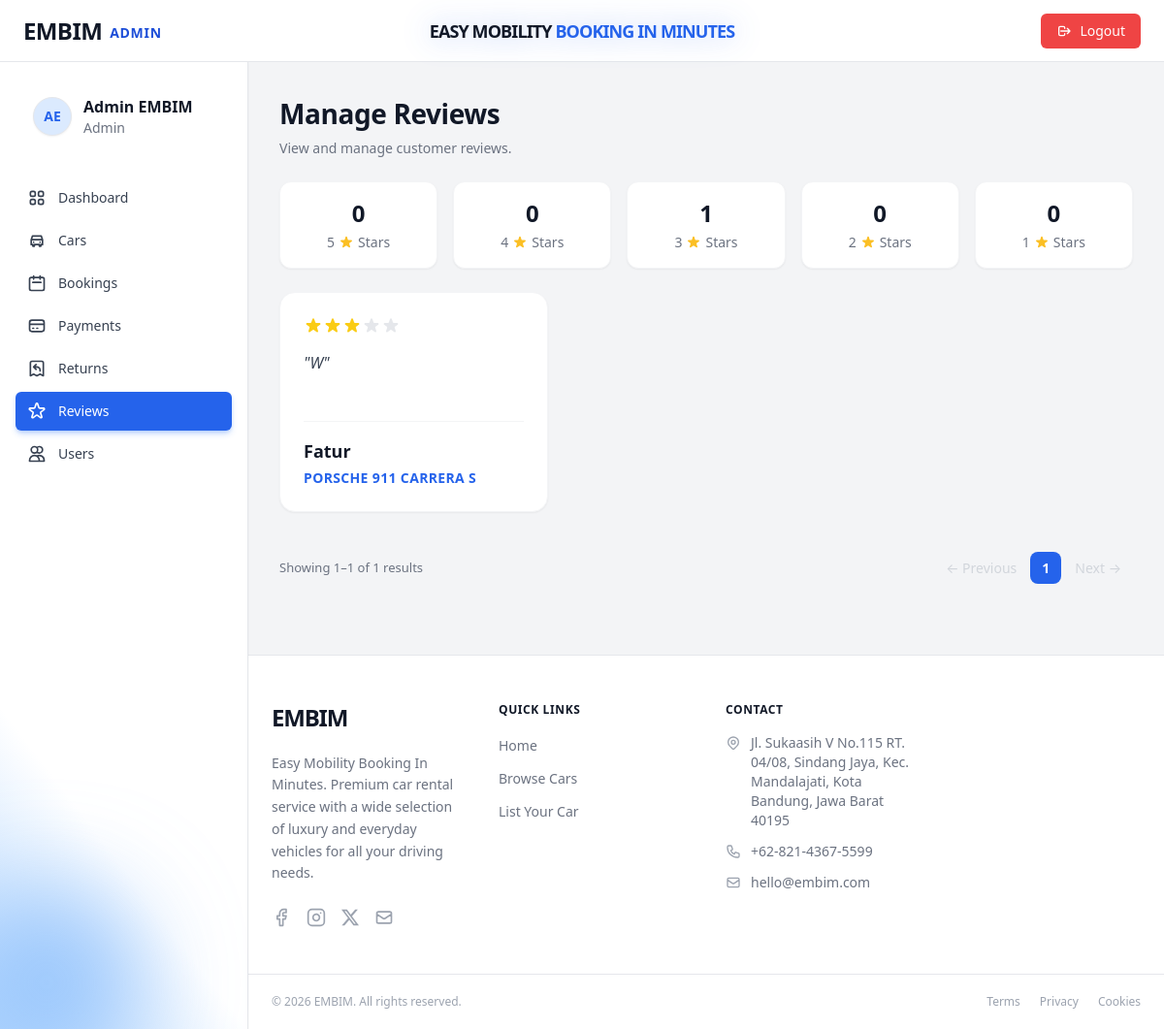
The app's page /admin/index.php?page=manage_reviews (signed in), older data.
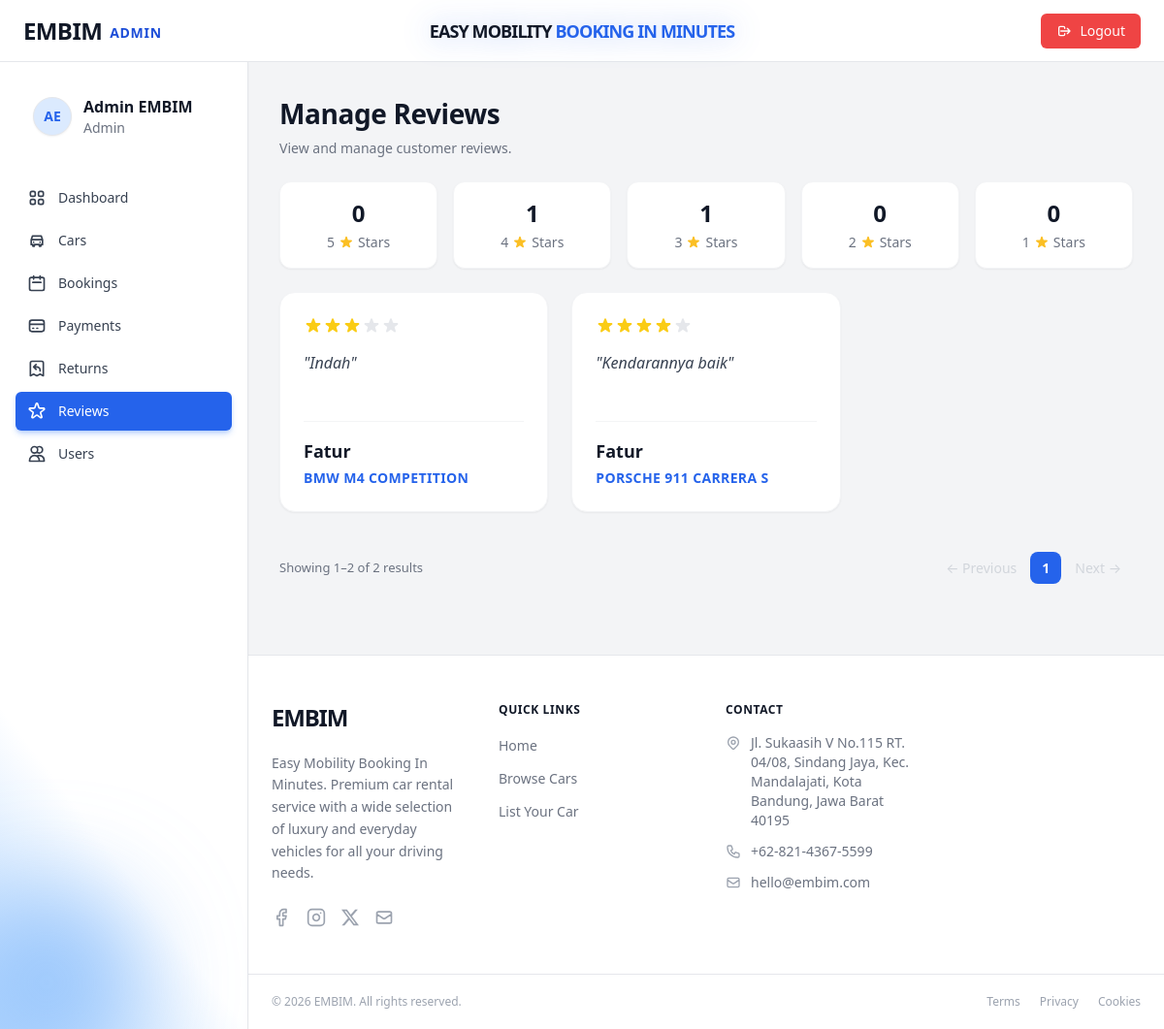
The same page, newer data.
### tables this page shows
CREATE TABLE `reviews` (
  `id` int(11) NOT NULL,
  `user_id` int(11) NOT NULL,
  `car_id` int(11) NOT NULL,
  `booking_id` int(11) NOT NULL COMMENT 'Satu booking hanya bisa review sekali',
  `rating` tinyint(4) NOT NULL DEFAULT 5,
  `comment` text DEFAULT NULL,
  `created_at` datetime NOT NULL DEFAULT current_timestamp()
);

CREATE TABLE `users` (
  `id` int(11) NOT NULL,
  `full_name` varchar(100) NOT NULL,
  `email` varchar(150) NOT NULL,
  `password` varchar(255) NOT NULL COMMENT 'bcrypt hash',
  `phone` varchar(20) DEFAULT NULL,
  `address` text DEFAULT NULL,
  `role` enum('admin','user') NOT NULL DEFAULT 'user',
  `photo_profile` varchar(100) DEFAULT NULL,
  `photo_ktp` varchar(100) DEFAULT NULL,
  `photo_sim` varchar(100) DEFAULT NULL,
  `created_at` datetime NOT NULL DEFAULT current_timestamp(),
  `updated_at` datetime NOT NULL DEFAULT current_timestamp() ON UPDATE current_timestamp()
);

### admin/controllers/AdminReviewController.php (called while the page is built, shortened)
<?php
require_once __DIR__ . '/../models/ReviewModel.php';
class AdminReviewController {
    private ReviewModel $model;
    public function __construct() {
        $this->model = new ReviewModel();
    }
    public function manageReviews(): void {
        $allReviews = $this->model->getAllReviews();
        $stats = [1 => 0, 2 => 0, 3 => 0, 4 => 0, 5 => 0];
        foreach ($allReviews as $r) {
            $rating = (int) $r['rating'];
            if (isset($stats[$rating])) {
                $stats[$rating]++;
            }
        }
        $filteredReviews = [];
        foreach ($allReviews as $r) {
            $filteredReviews[] = $r;
        }
        $total      = count($filteredReviews);
        $perPage    = 6;
        $totalPages = max(1, (int) ceil($total / $perPage));
        $currentPage = max(1, min($totalPages, (int) ($_GET['p'] ?? 1)));
        $offset     = ($currentPage - 1) * $perPage;
        $reviews = array_slice($filteredReviews, $offset, $perPage);
        $page = 'manage_reviews';
        require_once __DIR__ . '/../views/manage_reviews.php';
    }
}

### admin/index.php (called while the page is built, shortened)
<?php
    require_once __DIR__ . '/config/database.php';
    require_once __DIR__ . '/controllers/AdminReviewController.php';
    $page = $_GET['page'] ?? 'dashboard';
    match ($page) {
        'add_car'               => (new DashboardController())->addCar(),
        'edit_car'              => (new DashboardController())->editCar(),
        'delete_car'            => (new DashboardController())->deleteCar(),
        'manage_cars'           => (new DashboardController())->manageCars(),
        'manage_bookings'       => (new AdminBookingController())->manageBookings(),
        'manage_payments'       => (new DashboardController())->managePayments(),
        'export_payments'       => (new DashboardController())->exportPayments(),
        'payment_detail'        => (new DashboardController())->paymentDetail(),
        'edit_payment'          => (new DashboardController())->editPayment(),
        'booking_detail'        => (new AdminBookingController())->bookingDetail(),
        'edit_booking'          => (new AdminBookingController())->editBooking(),
        'delete_booking'        => (new AdminBookingController())->deleteBooking(),
        'manage_users'          => (new UserController())->manageUsers(),
        'manage_returns'        => (new AdminReturnController())->manageReturns(),
        'add_return'            => (new AdminReturnController())->addReturn(),
        'return_detail'         => (new AdminReturnController())->returnDetail(),
        'edit_return'           => (new AdminReturnController())->editReturn(),
        'delete_return'         => (new AdminReturnController())->deleteReturn(),
        'manage_reviews'        => (new AdminReviewController())->manageReviews(),
        'delete_review'         => (new AdminReviewController())->deleteReview(),
        'edit_profile'          => (new ProfileController())->editProfile(),
        'api_check_bookings'    => (new AdminBookingController())->checkNewBookings(),
        'api_check_cancelled_bookings' => (new AdminBookingController())->checkCancelledBookings(),
        default                 => (new DashboardController())->dashboard(),
    };

### admin/config/database.php (called while the page is built, shortened)
<?php
function getPDO(): PDO {
    static $pdo = null;
    if ($pdo === null) {
        $dsn = sprintf('mysql:host=%s;dbname=%s;charset=%s', DB_HOST, DB_NAME, DB_CHARSET);
        $pdo = new PDO($dsn, DB_USER, DB_PASS, [
            PDO::ATTR_ERRMODE            => PDO::ERRMODE_EXCEPTION,
            PDO::ATTR_DEFAULT_FETCH_MODE => PDO::FETCH_ASSOC,
            PDO::ATTR_EMULATE_PREPARES   => false,
        ]);
    }
    return $pdo;
}

### admin/models/ReviewModel.php (called while the page is built, shortened)
<?php
require_once __DIR__ . '/../config/database.php';
class ReviewModel {
    private PDO $pdo;
    public function __construct() {
        $this->pdo = getPDO();
    }
    public function getAllReviews(): array {
        $stmt = $this->pdo->prepare("
            SELECT
                r.id,
                r.rating,
                r.comment,
                r.created_at,
                u.full_name as customer_name,
                u.id as user_id,
                CONCAT(c.brand, ' ', c.model) as car_name
            FROM `reviews` r
            JOIN `users` u ON u.id = r.user_id
            JOIN `cars` c ON c.id = r.car_id
            ORDER BY r.created_at DESC
        ");
        $stmt->execute();
        return $stmt->fetchAll(PDO::FETCH_ASSOC);
    }
}

### admin/views/manage_reviews.php (the view, shortened to what the changed rows need)
<?php require_once __DIR__ . '/partials/layout_top.php'; ?>
<div class="space-y-6 pb-10">
  <div class="page-heading">
    <h1>Manage Reviews</h1>
  </div>
  <?php $fRating = $_GET['rating'] ?? ''; ?>
  <div class="grid grid-cols-2 md:grid-cols-5 gap-4">
    <?php for ($i = 5; $i >= 1; $i--): ?>
      <?php
        $isSel = ($fRating === (string)$i);
        $activeClass = $isSel ? 'border-amber-500 ring-2 ring-amber-200 shadow-[0_0_20px_rgba(245,158,11,0.2)] bg-white' : 'border-gray-100 hover:border-amber-300 hover:shadow-[0_0_20px_rgba(251,191,36,0.3)] hover:-translate-y-1 bg-white';
      ?>
      <div onclick="handleFilter('rating', '<?= $i ?>')" class="bg-white rounded-xl shadow-sm border p-4 flex flex-col items-center justify-center transition-all duration-300 cursor-pointer <?= $activeClass ?>">
        <div class="text-2xl font-black text-gray-900 mb-1"><?= $stats[$i] ?? 0 ?></div>
        <div class="flex items-center gap-1 text-sm text-gray-500 font-medium">
          <?= $i ?> Stars
        </div>
      </div>
    <?php endfor; ?>
  </div>
  <?php if (empty($reviews)): ?>
    <div class="bg-white rounded-2xl shadow-sm border border-gray-100 p-10 text-center text-gray-500">
      No reviews found.
    </div>
  <?php else: ?>
    <div class="grid grid-cols-1 md:grid-cols-2 lg:grid-cols-3 gap-6">
      <?php foreach ($reviews as $r): ?>
        <div class="bg-white border border-gray-100 rounded-2xl p-6 shadow-sm relative group hover:shadow-md transition-shadow">
          <div class="flex text-yellow-400 mb-4">
          </div>
          <div class="mb-6 min-h-[3rem]">
            <p class="text-gray-700 italic">"<?= htmlspecialchars($r['comment'] ?: 'No comment provided') ?>"</p>
          </div>
          <hr class="border-gray-100 mb-4" />
          <div>
            <div class="font-bold text-gray-900 text-lg mb-1">
              <?= htmlspecialchars($r['customer_name']) ?>
            </div>
            <div class="font-bold text-blue-600 uppercase text-sm tracking-wide">
              <?= htmlspecialchars($r['car_name']) ?>
            </div>
          </div>
        </div>
      <?php endforeach; ?>
    </div>
  <?php endif; ?>
  <?php
    $baseUrl = '?page=manage_reviews' . ($fRating !== '' ? '&rating=' . urlencode($fRating) : '');
    $from = $total > 0 ? min($total, ($currentPage - 1) * $perPage + 1) : 0;
    $to   = min($total, $currentPage * $perPage);
  ?>
  <div class="embim-pagination">
    <p class="embim-pagination__info">Showing <?= $from ?>–<?= $to ?> of <?= $total ?> results</p>
    <div class="embim-pagination__pages">
      <?php if ($currentPage > 1): ?>
        <a href="<?= $baseUrl ?>&p=<?= $currentPage - 1 ?>" class="embim-pagination__btn">← Previous</a>
      <?php else: ?>
        <span class="embim-pagination__btn embim-pagination__btn--disabled">← Previous</span>
      <?php endif; ?>
      <?php for ($i = 1; $i <= $totalPages; $i++): ?>
        <?php if ($i === 1 || $i === $totalPages || abs($i - $currentPage) <= 1): ?>
          <a href="<?= $baseUrl ?>&p=<?= $i ?>" class="embim-pagination__btn <?= $i === $currentPage ? 'embim-pagination__btn--active' : '' ?>"><?= $i ?></a>
        <?php elseif (($i === 2 && $currentPage > 3) || ($i === $totalPages - 1 && $currentPage < $totalPages - 2)): ?>
          <span class="embim-pagination__btn embim-pagination__btn--disabled">…</span>
        <?php endif; ?>
      <?php endfor; ?>
      <?php if ($currentPage < $totalPages): ?>
        <a href="<?= $baseUrl ?>&p=<?= $currentPage + 1 ?>" class="embim-pagination__btn">Next →</a>
      <?php else: ?>
        <span class="embim-pagination__btn embim-pagination__btn--disabled">Next →</span>
      <?php endif; ?>
    </div>
  </div>
</div>
<?php require_once __DIR__ . '/partials/layout_bottom.php'; ?>

### admin/views/partials/sidebar.php (shortened to what the changed rows need)
<?php
    $activePage = $page ?? 'dashboard';
    $links = [
      ['page'=>'dashboard', 'label'=>'Dashboard', 'icon'=>'<path stroke-linecap="round" stroke-linejoin="round" d="M4 6a2 2 0 012-2h2a2 2 0 012 2v2a2 2 0 01-2 2H6a2 2 0 01-2-2V6zm10 0a2 2 0 012-2h2a2 2 0 012 2v2a2 2 0 01-2 2h-2a2 2 0 01-2-2V6zM4 16a2 2 0 012-2h2a2 2 0 012 2v2a2 2 0 01-2 2H6a2 2 0 01-2-2v-2zm10 0a2 2 0 012-2h2a2 2 0 012 2v2a2 2 0 01-2 2h-2a2 2 0 01-2-2v-2z"/>'],
      ['page'=>'manage_cars', 'label'=>'Cars', 'icon'=>'<path stroke-linecap="round" stroke-linejoin="round" d="M5 11l1.5-4.5h11L19 11M5 11v6h2v2h2v-2h6v2h2v-2h2v-6M5 11h14M8 14h.01M16 14h.01"/>'],
      ['page'=>'manage_bookings', 'label'=>'Bookings', 'icon'=>'<path stroke-linecap="round" stroke-linejoin="round" d="M8 7V3m8 4V3m-9 8h10M5 21h14a2 2 0 002-2V7a2 2 0 00-2-2H5a2 2 0 00-2 2v12a2 2 0 002 2z"/>'],
      ['page'=>'manage_payments', 'label'=>'Payments', 'icon'=>'<path stroke-linecap="round" stroke-linejoin="round" d="M3 10h18M7 15h1m4 0h1m-7 4h12a3 3 0 003-3V8a3 3 0 00-3-3H6a3 3 0 00-3 3v8a3 3 0 003 3z"/>'],
      ['page'=>'manage_returns',  'label'=>'Returns',  'icon'=>'<path stroke-linecap="round" stroke-linejoin="round" d="M16 15v-1a4 4 0 00-4-4H8m0 0l3 3m-3-3l3-3m9 14V5a2 2 0 00-2-2H6a2 2 0 00-2 2v16l4-2 4 2 4-2 4 2z"/>'],
      ['page'=>'manage_reviews', 'label'=>'Reviews', 'icon'=>'<path stroke-linecap="round" stroke-linejoin="round" d="M11.049 2.927c.3-.921 1.603-.921 1.902 0l1.519 4.674a1 1 0 00.95.69h4.915c.969 0 1.371 1.24.588 1.81l-3.976 2.888a1 1 0 00-.363 1.118l1.518 4.674c.3.922-.755 1.688-1.538 1.118l-3.976-2.888a1 1 0 00-1.176 0l-3.976 2.888c-.783.57-1.838-.197-1.538-1.118l1.518-4.674a1 1 0 00-.363-1.118l-3.976-2.888c-.784-.57-.38-1.81.588-1.81h4.914a1 1 0 00.951-.69l1.519-4.674z"/>'],
      ['page'=>'manage_users', 'label'=>'Users', 'icon'=>'<path stroke-linecap="round" stroke-linejoin="round" d="M12 4.354a4 4 0 110 5.292M15 21H3v-1a6 6 0 0112 0v1zm0 0h6v-1a6 6 0 00-9-5.197M13 7a4 4 0 11-8 0 4 4 0 018 0z"/>'],
    ];
  ?>
  <aside class="w-64 bg-white border-r border-gray-200 flex flex-col h-full shrink-0 shadow-sm relative">
    <nav class="flex-1 px-4 overflow-y-auto space-y-1 pb-4 relative z-10">
      <?php foreach ($links as $link):
        $isActive = ($activePage === $link['page']);
        $cls = $isActive
          ? 'flex items-center gap-3 px-3 py-2.5 rounded-md text-sm font-medium bg-blue-600 text-white shadow-md shadow-blue-500/30'
          : 'flex items-center gap-3 px-3 py-2.5 rounded-md text-sm font-medium text-gray-700 hover:bg-gray-100 transition-colors';
      ?>
      <a href="?page=<?= $link['page'] ?>" class="<?= $cls ?>">
        <svg xmlns="http://www.w3.org/2000/svg" class="h-5 w-5 shrink-0" fill="none" viewBox="0 0 24 24" stroke="currentColor" stroke-width="2"><?= $link['icon'] ?></svg>
        <?= $link['label'] ?>
      </a>
      <?php endforeach; ?>
    </nav>
  </aside>

Row changes from the older to the newer data that the page shows:
removed reviews: rating 3 (drawn), comment "W", user.full_name "Fatur", car_name "PORSCHE 911 CARRERA S"
added reviews: rating 3 (drawn), comment "Indah", user.full_name "Fatur", car_name "BMW M4 COMPETITION"
added reviews: rating 4 (drawn), comment "Kendarannya baik", user.full_name "Fatur", car_name "PORSCHE 911 CARRERA S"
Text that changed along with them:
$to: "1" → "2"
$total: "1" → "2"
new list line: "1 3 Stars"
list line gone: "0 1 Stars"
